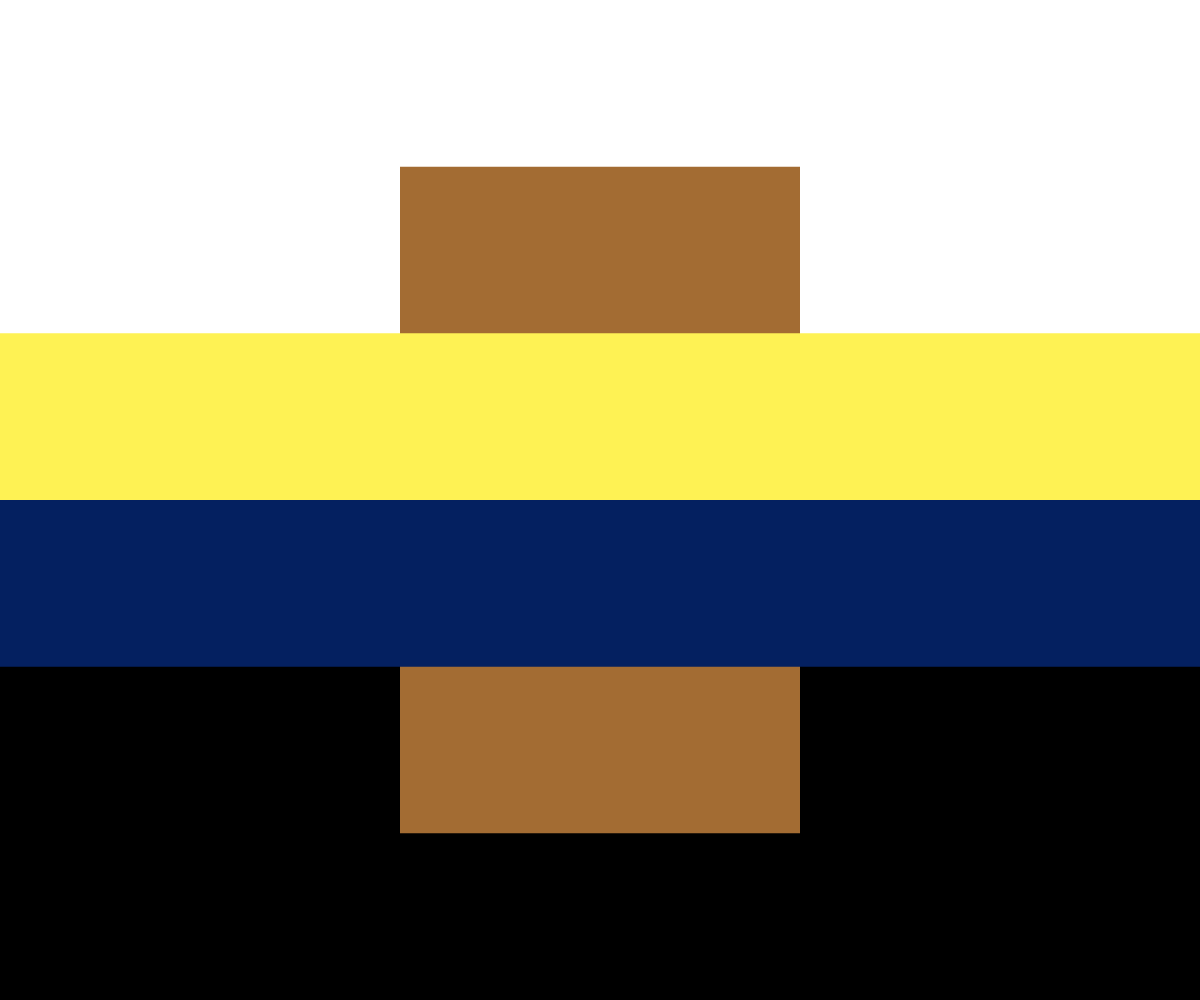
Frame 1 (no input)
Frame 60 (no input): identical to frame 1, image omitted
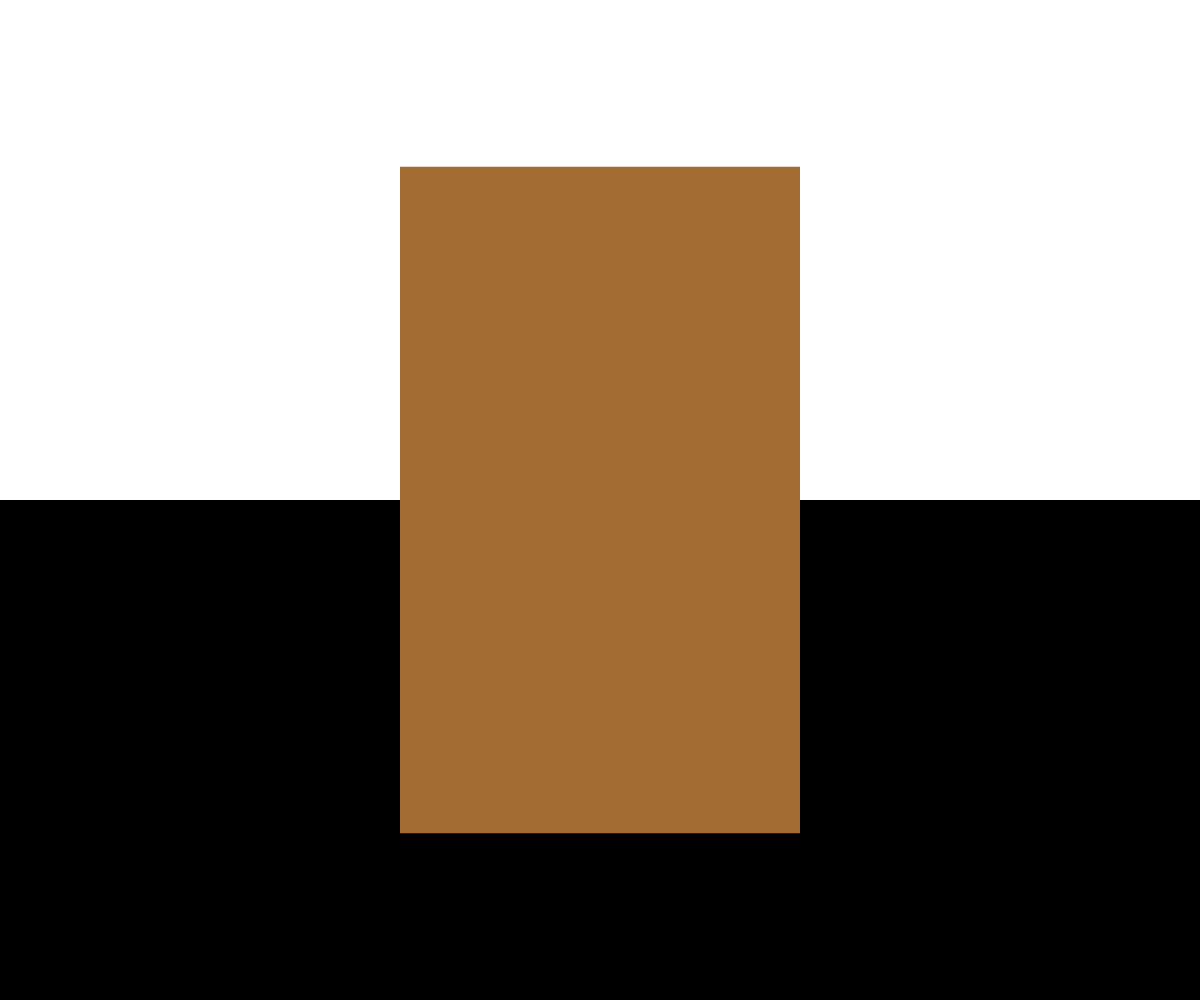
Frame 120 (the mouse pressed at the canvas centre since frame 60)

The p5.js sketch that drew these frames (run headless with seeded random() and noise() and a simulated clock; from frame 60 on, the mouse is pressed at the canvas centre):

// p5.js sketch
// ── sketch.js

let clrs = [
'#FFFFFF', //top 0
'#FEF254', //middle top 1
'#A36C33', //middle strip 2
'#042060', //middle bottom 3
'#000000' //bottom 4
]


function setup() {
  createCanvas(windowWidth, windowHeight);
  noStroke();
}

function draw() {
 background(220);
 canvasRect(clrs[4], height/2, height/2, false);
 canvasRect(clrs[0], height/2, 0, false);
 fill(clrs[2]); 
 rect(width * 1/3, height * 1/6, width * 1/3, height * 2/3); 
 canvasRect(clrs[1], height/6, height/3, true);
 canvasRect(clrs[3], height/6, height/2, true);


}

function canvasRect(clr, hgt, y_offset, clickable) {
	fill(clr);
	if((clickable == true) && (mouseIsPressed == false)){
		rect(0, y_offset, width, hgt);
	} 
	if(clickable == false){
		rect(0, y_offset, width, hgt);
	}
}
